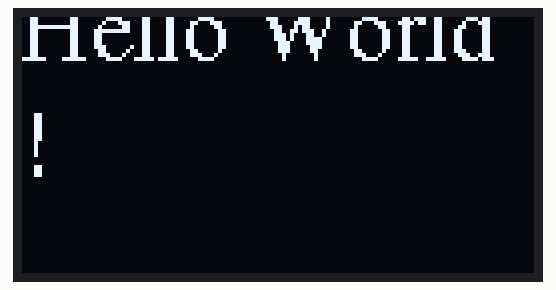
Recording of a sketch running on a simulated Arduino Uno, built with avr-gcc and run on an emulated ATmega328P. Parts: 128×64 one-colour display.

Above: at 3.1 s.
At 4.7 s:
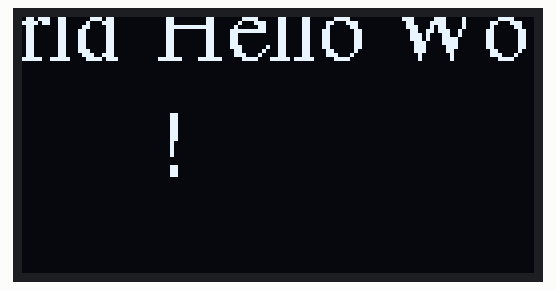
At 6.5 s:
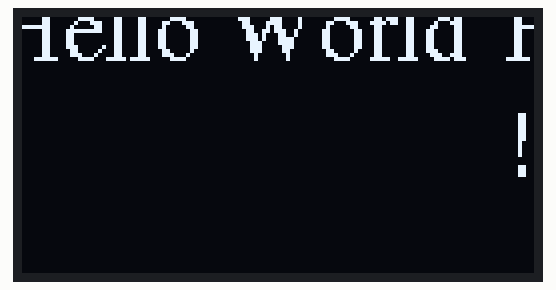
At 9.5 s:
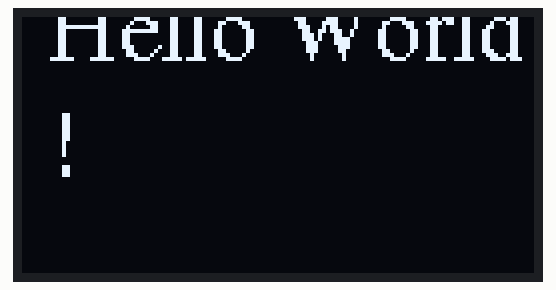
At 12.1 s:
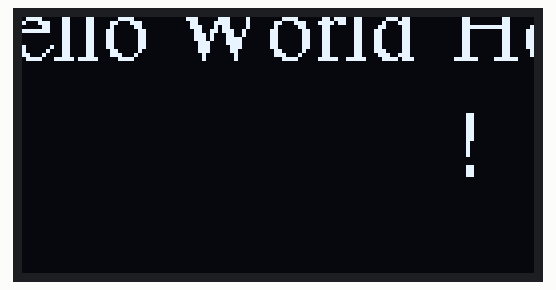
At 14.8 s:
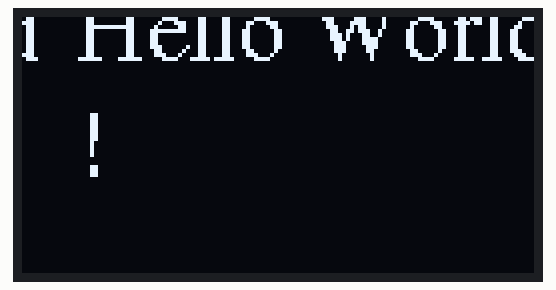

Measured:
- by itself, everything shown: repeats every 11.0 s, in 28 steps

The sketch:

hello_world.ino
```cpp
#include <Wire.h>
#include <Adafruit_GFX.h>
#include <Adafruit_SSD1306.h>
#include <Fonts/FreeSerif12pt7b.h>

#define SCREEN_WIDTH 128
#define SCREEN_HEIGHT 64

Adafruit_SSD1306 display(SCREEN_WIDTH, SCREEN_HEIGHT, &Wire, -1);

void setup() {

  Serial.begin(115200);

  if(!display.begin(SSD1306_SWITCHCAPVCC, 0x3C)) {
    Serial.println(F("SSD1306 allocation failed"));
    for(;;);
  }

   delay(2000);
   display.clearDisplay();
   delay(1000);
   display.setTextSize(1);
   display.setTextColor(WHITE);
   display.setFont(&FreeSerif12pt7b);

   display.setCursor(0, 10);

   display.println("Hello World !");

   display.display();
}

void loop() {

  display.startscrollright(0x00, 0x0F);
  delay(2000);
  display.stopscroll();
  delay(1000);
  display.startscrollleft(0x00, 0x0F);
  delay(2000);
  display.stopscroll();
  delay(1000);
  display.startscrolldiagright(0x00, 0x07);
  delay(2000);
  display.startscrolldiagleft(0x00, 0x07);
  delay(2000);
  display.stopscroll();
  delay(1000);
}
```
